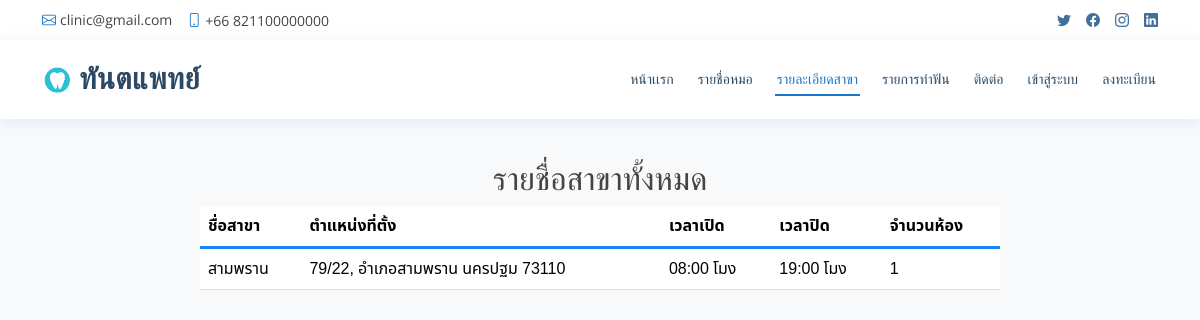
/clinicinfo.php, run on the app's committed database.
### tables this page shows
CREATE TABLE `clinic` (
  `cid` tinyint(1) NOT NULL COMMENT 'ID ที่ถูกสร้างโดย\r\nอัตโนมัติ',
  `cname` varchar(25) NOT NULL COMMENT 'ชื่อสาขา',
  `location` varchar(60) NOT NULL COMMENT 'สถานที่/ที่อยู่',
  `openhr` varchar(5) NOT NULL COMMENT 'เวลาเปิด',
  `closehr` varchar(5) NOT NULL COMMENT 'เวลาปิด',
  `rooms` tinyint(3) NOT NULL COMMENT 'จำนวนห้อง'
);

### clinicinfo.php (called while the page is built, shortened)
<?php
include 'header.php';
include 'navbar.php';
include 'clinicinfo_details.php';
?>

### clinicinfo_details.php (the view, shortened to what this page needs)
<?php
require_once 'config/condb.php';
?>
<!DOCTYPE html>
<html lang="th">
<head>
    </head>
<body>
    <div class="dentist-layout-wrapper">
        <div class="header-logo">
            <p class="logotext">ทันตแพทย์</p>
        </div>
        <div id="container-dentist">
            <div id="content-dentist">
                <h2 style="text-align: center; margin-top: 80px;">รายชื่อสาขาทั้งหมด</h2>
                <?php
                try {
                    $q = "SELECT cname, location, openhr, closehr, rooms FROM clinic";
                    $stmt = $dbcon->prepare($q);
                    $stmt->execute();
                    if ($stmt->rowCount() > 0) {
                        echo '<table class="table">
                                <tr class="heading">
                                    <td class="col head"><b>ชื่อสาขา</b></td>
                                    <td class="col head"><b>ตำแหน่งที่ตั้ง</b></td>
                                    <td class="col head"><b>เวลาเปิด</b></td>
                                    <td class="col head"><b>เวลาปิด</b></td>
                                    <td class="last"><b>จำนวนห้อง</b></td>
                                </tr>';
                        while ($row = $stmt->fetch(PDO::FETCH_ASSOC)) {
                            echo '<tr class="heading2">
                                    <td class="col">' . htmlspecialchars($row['cname']) . '</td>
                                    <td class="col">' . htmlspecialchars($row['location']) . '</td>
                                    <td class="col">' . htmlspecialchars($row['openhr']) . ' โมง'. '</td>
                                    <td class="col">' . htmlspecialchars($row['closehr']) . ' โมง'. '</td>
                                    <td class="last1">' . htmlspecialchars($row['rooms']) . '</td>
                                </tr>';
                        }
                        echo '</table>';
                    } else {
                        echo '<p class="error">ไม่พบข้อมูลสาขาในขณะนี้</p>';
                    }
                } catch (PDOException $e) {
                    echo '<p class="error">ขออภัย เกิดข้อผิดพลาดในการดึงข้อมูล</p>';
                }
                ?>
            </div>
        </div>
    </div>
</body>

### assets/css/style.css (style rules this page uses)
body { font-family: "Open Sans", sans-serif; color: #444444; }
h1, h2, h3, h4, h5, h6 { font-family: "Raleway", sans-serif; }

### assets/css/dentisttable.css (style rules this page uses)
.dentist-layout-wrapper { font-family: "Noto Sans Thai", sans-serif; margin: 0; padding: 0; display: flex; flex-direction: column; align-items: center; min-height: 100vh; width: 100%; background-color: #f8f9fa; }
.dentist-layout-wrapper .header-logo { position: absolute; left: 35px; top: 20px; display: flex; align-items: center; }
.dentist-layout-wrapper .logotext { font-size: 0.9em; color: black; margin: 0; font-weight: bold; }
.dentist-layout-wrapper #container-dentist { width: 100%; display: flex; justify-content: center; padding-top: 80px; }
.dentist-layout-wrapper #content-dentist { width: 90%; max-width: 800px; }
.dentist-layout-wrapper .heading { background-color: #fff; border-bottom: 3px solid #1984f1 !important; font-weight: bold; }

### assets/css/login.css (style rules this page uses)
.logotext { margin: 0; font-weight: bold; font-family: 'Prompt', sans-serif; font-size: 1.2rem; }

### data on the page
clinic: cname "สามพราน", location "79/22, อำเภอสามพราน นครปฐม 73110", openhr "08:00", closehr "19:00", rooms "1"
